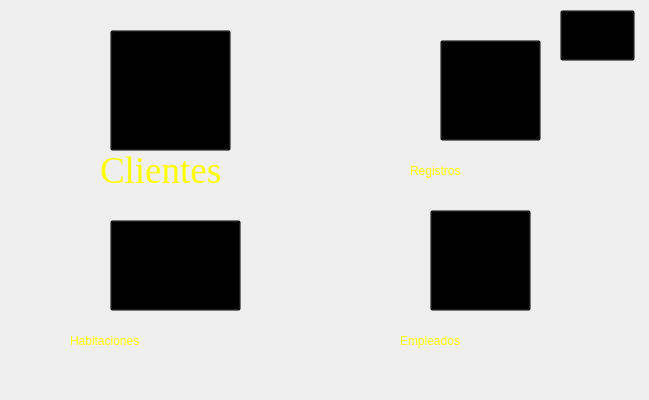
<?xml version="1.0" encoding="UTF-8"?>
<ui version="4.0">
 <class>MainWindow</class>
 <widget class="QMainWindow" name="MainWindow">
  <property name="geometry">
   <rect>
    <x>0</x>
    <y>0</y>
    <width>649</width>
    <height>400</height>
   </rect>
  </property>
  <property name="windowTitle">
   <string>Bienvenido</string>
  </property>
  <property name="styleSheet">
   <string notr="true">#centralwidget{
	border-image: url(:/imagenes/imagenes/background_hotel.png);
}
QLabel{
	background-color:transparent;
	color: rgb(255, 255, 255);
	font: 75 28pt &quot;Times New Roman&quot;;
}</string>
  </property>
  <widget class="QWidget" name="centralwidget">
   <widget class="QPushButton" name="Usuarios_button">
    <property name="geometry">
     <rect>
      <x>110</x>
      <y>30</y>
      <width>121</width>
      <height>121</height>
     </rect>
    </property>
    <property name="cursor">
     <cursorShape>PointingHandCursor</cursorShape>
    </property>
    <property name="styleSheet">
     <string notr="true">#Usuarios_button{
	background-color: transparent;
	border-image: url(:/imagenes/imagenes/cliente_unpressed.png);
}

#Usuarios_button:pressed{
	border-image: url(:/imagenes/imagenes/cliente_pressed.png);
}</string>
    </property>
    <property name="text">
     <string/>
    </property>
   </widget>
   <widget class="QPushButton" name="Habitacions_button">
    <property name="geometry">
     <rect>
      <x>110</x>
      <y>220</y>
      <width>131</width>
      <height>91</height>
     </rect>
    </property>
    <property name="cursor">
     <cursorShape>PointingHandCursor</cursorShape>
    </property>
    <property name="styleSheet">
     <string notr="true">#Habitacions_button{
	background-color: transparent;
	border-image: url(:/imagenes/imagenes/habitacion.png);
}

#Habitacions_button:pressed{
	border-image: url(:/imagenes/imagenes/habitacion_pressed.png);
}</string>
    </property>
    <property name="text">
     <string/>
    </property>
   </widget>
   <widget class="QPushButton" name="Empleados_button">
    <property name="geometry">
     <rect>
      <x>430</x>
      <y>210</y>
      <width>101</width>
      <height>101</height>
     </rect>
    </property>
    <property name="cursor">
     <cursorShape>PointingHandCursor</cursorShape>
    </property>
    <property name="styleSheet">
     <string notr="true">#Empleados_button{
	background-color: transparent;
	border-image: url(:/imagenes/imagenes/empleado_unpressed.png);
}

#Empleados_button:pressed{
	border-image: url(:/imagenes/imagenes/empleado_pressed.png);
}</string>
    </property>
    <property name="text">
     <string/>
    </property>
   </widget>
   <widget class="QPushButton" name="Registros_button">
    <property name="geometry">
     <rect>
      <x>440</x>
      <y>40</y>
      <width>101</width>
      <height>101</height>
     </rect>
    </property>
    <property name="cursor">
     <cursorShape>PointingHandCursor</cursorShape>
    </property>
    <property name="styleSheet">
     <string notr="true">#Registros_button{
	background-color: transparent;
	border-image: url(:/imagenes/imagenes/registro_unpressed.png);
}

#Registros_button:pressed{
	border-image: url(:/imagenes/imagenes/registro_pressed.png);
}</string>
    </property>
    <property name="text">
     <string/>
    </property>
   </widget>
   <widget class="QLabel" name="label">
    <property name="geometry">
     <rect>
      <x>400</x>
      <y>320</y>
      <width>161</width>
      <height>41</height>
     </rect>
    </property>
    <property name="styleSheet">
     <string notr="true">color: rgb(255, 255, 0);</string>
    </property>
    <property name="text">
     <string>Empleados</string>
    </property>
   </widget>
   <widget class="QLabel" name="label_2">
    <property name="geometry">
     <rect>
      <x>410</x>
      <y>150</y>
      <width>141</width>
      <height>41</height>
     </rect>
    </property>
    <property name="styleSheet">
     <string notr="true">color: rgb(255, 255, 0);</string>
    </property>
    <property name="text">
     <string>Registros</string>
    </property>
   </widget>
   <widget class="QLabel" name="label_3">
    <property name="geometry">
     <rect>
      <x>100</x>
      <y>150</y>
      <width>121</width>
      <height>41</height>
     </rect>
    </property>
    <property name="font">
     <font>
      <family>Times New Roman</family>
      <pointsize>28</pointsize>
      <weight>9</weight>
      <italic>false</italic>
      <bold>false</bold>
      <underline>false</underline>
      <strikeout>false</strikeout>
     </font>
    </property>
    <property name="styleSheet">
     <string notr="true">color: rgb(255, 255, 0);</string>
    </property>
    <property name="text">
     <string>Clientes</string>
    </property>
   </widget>
   <widget class="QLabel" name="label_4">
    <property name="geometry">
     <rect>
      <x>70</x>
      <y>320</y>
      <width>191</width>
      <height>41</height>
     </rect>
    </property>
    <property name="styleSheet">
     <string notr="true">color: rgb(255, 255, 0);</string>
    </property>
    <property name="text">
     <string>Habitaciones</string>
    </property>
   </widget>
   <widget class="QPushButton" name="LogOutPushButton">
    <property name="geometry">
     <rect>
      <x>560</x>
      <y>10</y>
      <width>75</width>
      <height>51</height>
     </rect>
    </property>
    <property name="cursor">
     <cursorShape>PointingHandCursor</cursorShape>
    </property>
    <property name="styleSheet">
     <string notr="true">#LogOutPushButton{
	background-color: transparent;
	border-image: url(:/imagenes/imagenes/logout1.png);
}

#LogOutPushButton:pressed{
	border-image: url(:/imagenes/imagenes/logout2.png);
}</string>
    </property>
    <property name="text">
     <string/>
    </property>
   </widget>
  </widget>
 </widget>
 <resources/>
 <connections/>
</ui>
